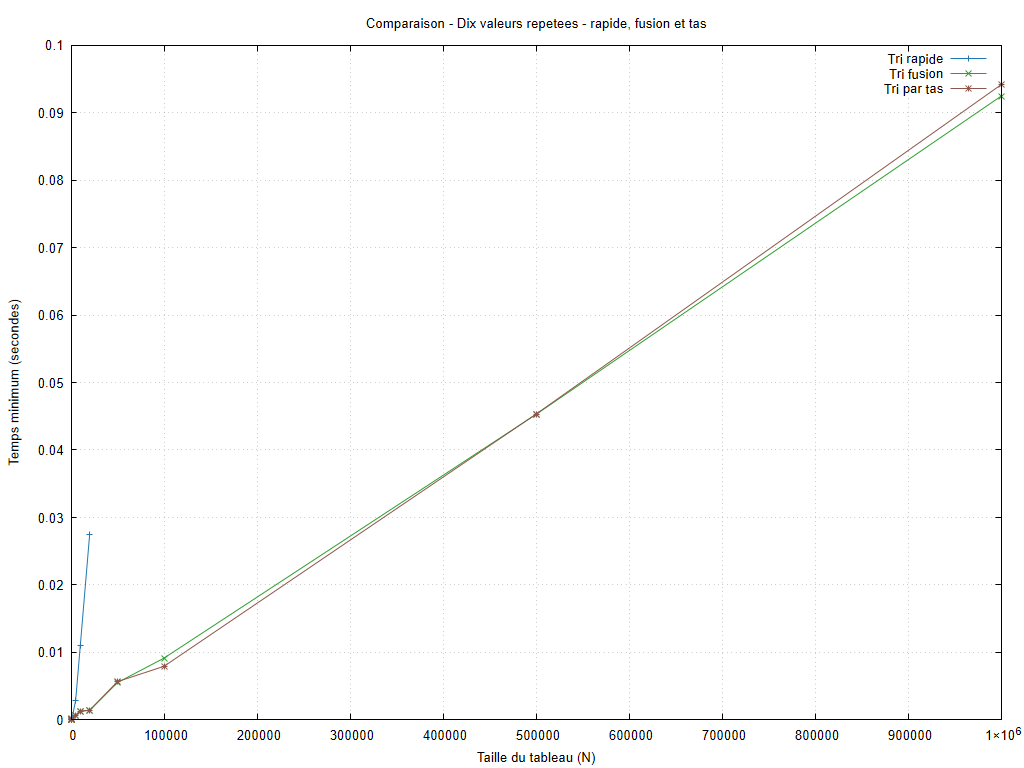

Reproduce this figure in gnuplot.
set encoding utf8
set terminal pngcairo size 1024,768 font 'Arial,10'
set output 'graphiques/20261006_211417/configurations/valeurs_repetees_rapides.png'
set datafile missing 'non_mesure'
set datafile separator ';'
set title 'Comparaison - Dix valeurs repetees - rapide, fusion et tas'
set xlabel 'Taille du tableau (N)'
set ylabel 'Temps minimum (secondes)'
set grid
set yrange [0:*]
plot 'resultats/20261006_211417/valeurs_repetees.csv' every ::1 using 1:8 title 'Tri rapide' with linespoints lc rgb '#1f77b4', 'resultats/20261006_211417/valeurs_repetees.csv' every ::1 using 1:10 title 'Tri fusion' with linespoints lc rgb '#2ca02c', 'resultats/20261006_211417/valeurs_repetees.csv' every ::1 using 1:12 title 'Tri par tas' with linespoints lc rgb '#8c564b'
unset output
